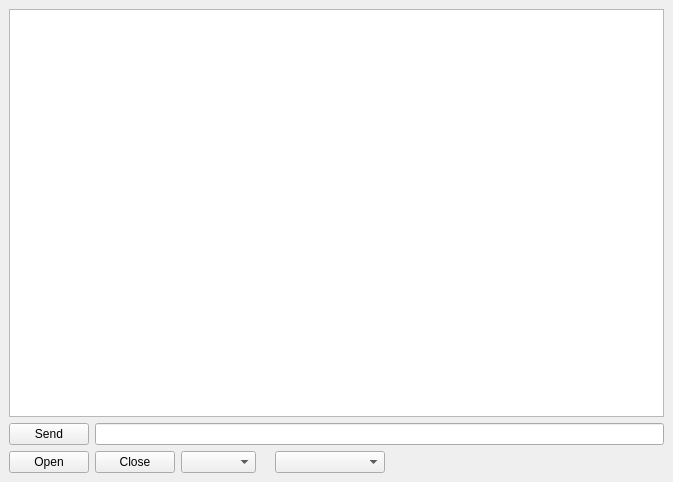
<?xml version="1.0" encoding="UTF-8"?>
<ui version="4.0">
 <class>MainWindow</class>
 <widget class="QMainWindow" name="MainWindow">
  <property name="geometry">
   <rect>
    <x>0</x>
    <y>0</y>
    <width>673</width>
    <height>482</height>
   </rect>
  </property>
  <property name="windowTitle">
   <string>GroundControlTerminal</string>
  </property>
  <widget class="QWidget" name="centralwidget">
   <layout class="QVBoxLayout" name="verticalLayout_7">
    <item>
     <layout class="QVBoxLayout" name="verticalLayout">
      <item>
       <layout class="QHBoxLayout" name="horizontalLayout_4">
        <item>
         <layout class="QVBoxLayout" name="verticalLayout_4">
          <item>
           <widget class="QPlainTextEdit" name="consoleEdit">
            <property name="acceptDrops">
             <bool>false</bool>
            </property>
            <property name="undoRedoEnabled">
             <bool>false</bool>
            </property>
            <property name="readOnly">
             <bool>true</bool>
            </property>
            <property name="plainText">
             <string/>
            </property>
           </widget>
          </item>
         </layout>
        </item>
       </layout>
      </item>
      <item>
       <layout class="QHBoxLayout" name="horizontalLayout_5">
        <item>
         <layout class="QVBoxLayout" name="verticalLayout_5">
          <item>
           <layout class="QHBoxLayout" name="horizontalLayout_6">
            <item>
             <widget class="QPushButton" name="sendButton">
              <property name="text">
               <string>Send</string>
              </property>
             </widget>
            </item>
            <item>
             <widget class="QLineEdit" name="messageEdit">
              <property name="text">
               <string/>
              </property>
             </widget>
            </item>
           </layout>
          </item>
          <item>
           <layout class="QHBoxLayout" name="horizontalLayout">
            <item>
             <widget class="QPushButton" name="serialOpenButton">
              <property name="enabled">
               <bool>true</bool>
              </property>
              <property name="text">
               <string>Open</string>
              </property>
             </widget>
            </item>
            <item>
             <widget class="QPushButton" name="serialCloseButton">
              <property name="text">
               <string>Close</string>
              </property>
             </widget>
            </item>
            <item>
             <widget class="QComboBox" name="serialComboBox">
              <property name="minimumSize">
               <size>
                <width>75</width>
                <height>0</height>
               </size>
              </property>
             </widget>
            </item>
            <item>
             <widget class="QLabel" name="labelInfo">
              <property name="text">
               <string/>
              </property>
             </widget>
            </item>
            <item>
             <widget class="QComboBox" name="baudComboBox">
              <property name="minimumSize">
               <size>
                <width>110</width>
                <height>0</height>
               </size>
              </property>
             </widget>
            </item>
            <item>
             <spacer name="horizontalSpacer">
              <property name="orientation">
               <enum>Qt::Horizontal</enum>
              </property>
              <property name="sizeHint" stdset="0">
               <size>
                <width>40</width>
                <height>20</height>
               </size>
              </property>
             </spacer>
            </item>
           </layout>
          </item>
         </layout>
        </item>
       </layout>
      </item>
     </layout>
    </item>
   </layout>
  </widget>
  <widget class="QMenuBar" name="menubar">
   <property name="geometry">
    <rect>
     <x>0</x>
     <y>0</y>
     <width>673</width>
     <height>22</height>
    </rect>
   </property>
  </widget>
 </widget>
 <resources/>
 <connections/>
</ui>
